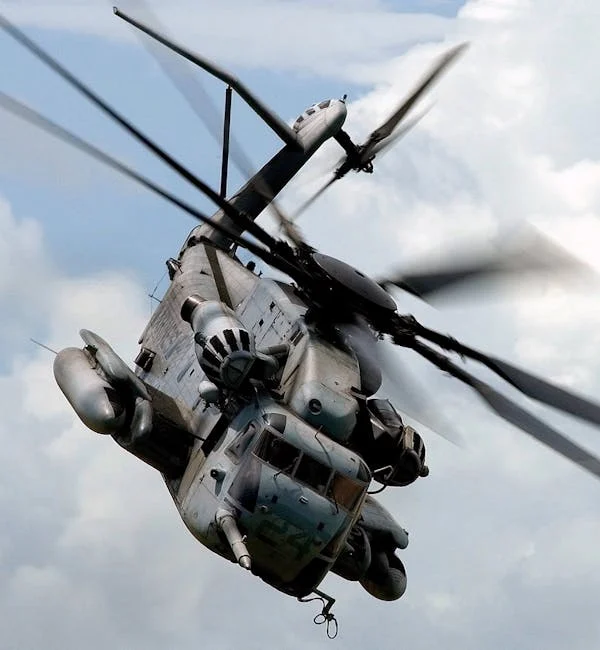
#> input picture helicopter-army-01.webp, 600 x 650 px, found by its file name
$ python resmi_kaydirma_islemi-8k.py
#> lines starting #> are read from the running program, lines starting #| are printed output that depends on the picture
import cv2
import numpy as np

img=cv2.imread("helicopter-army-01.webp",0) # burdaki 0 sayısı resmi siyah beyaz yapmayı saglar
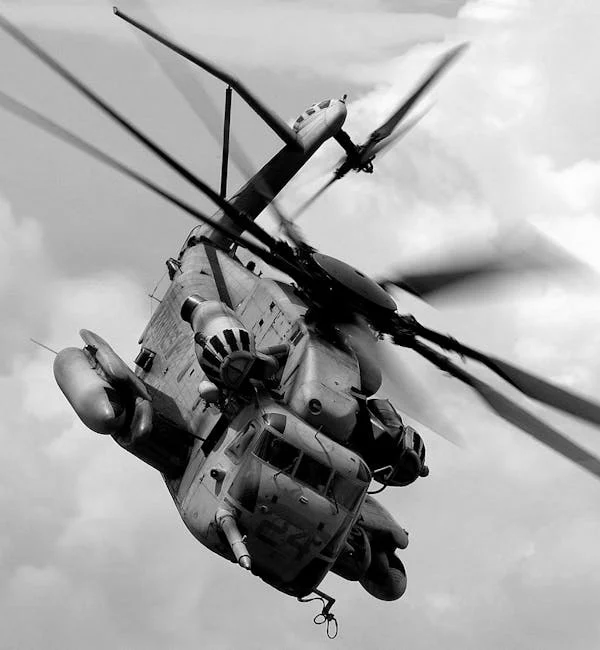
#> img: shape (650, 600); min 0, max 255, mean 162.9
row,col=img.shape # row ifaddesi satır  col ifadesi sütünu temsil eder
#> row = 650; col = 600
#650
#600      çıktı

M=np.float32([[1,0,20],[0,1,180]]) # once x sonrada y ekseni için yazdık

dst=cv2.warpAffine(img,M,(row,col))
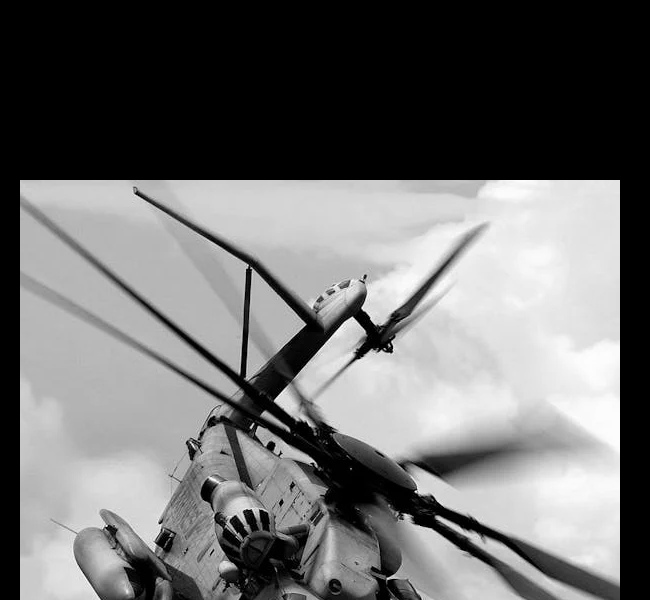
#> dst: shape (600, 650); min 0, max 255, mean 109.5

cv2.imshow("dst",dst)
cv2.waitKey(0)
cv2.destroyAllWindows()

$ run again, with 1.1 aircraft-2.jpg.jpg saved as helicopter-army-01.webp
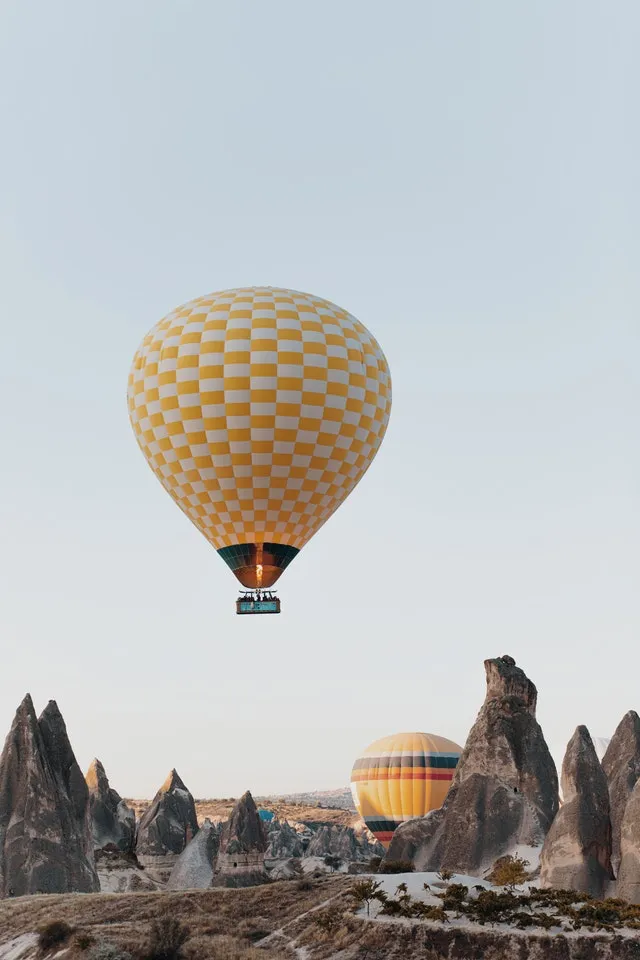
#> input picture 1.1 aircraft-2.jpg.jpg, 640 x 960 px, found by its file name
#> `img=cv2.imread("helicopter-army-01.webp",0)`:
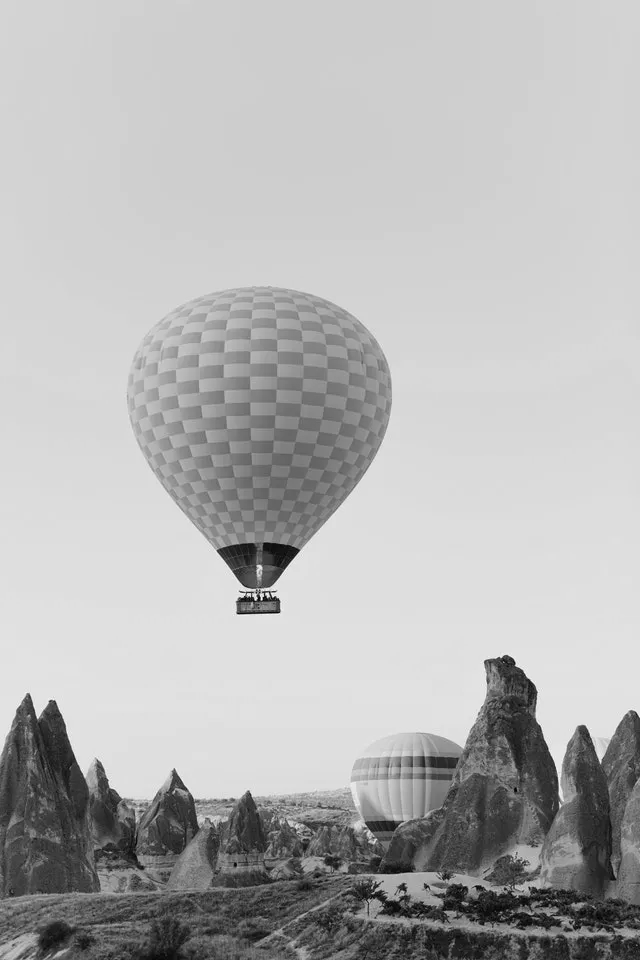
#> img: shape (960, 640); min 0, max 255, mean 180.5
#> `dst=cv2.warpAffine(img,M,(row,col))`:
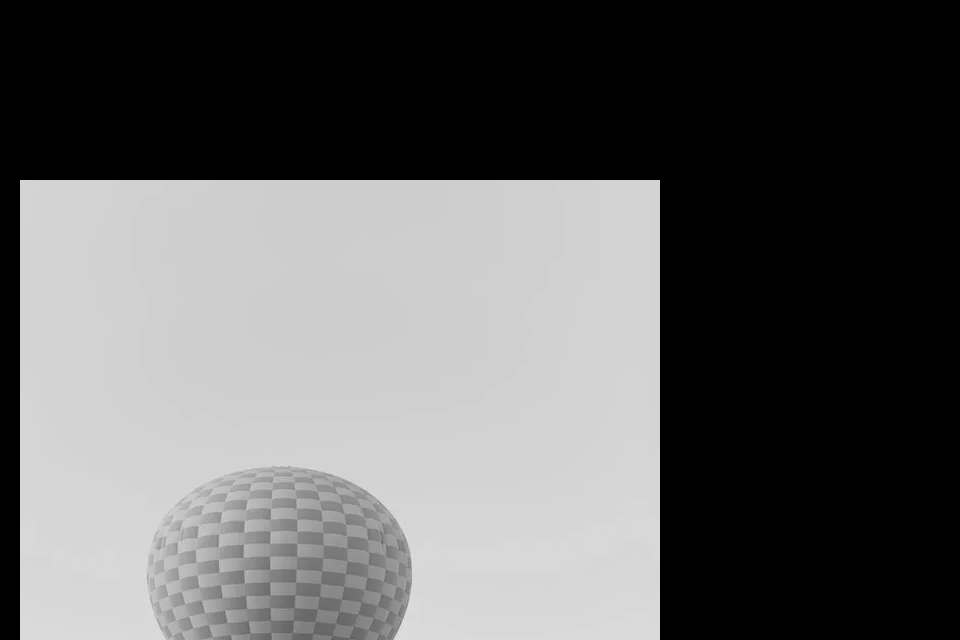
#> dst: shape (640, 960); min 0, max 236, mean 96.7
